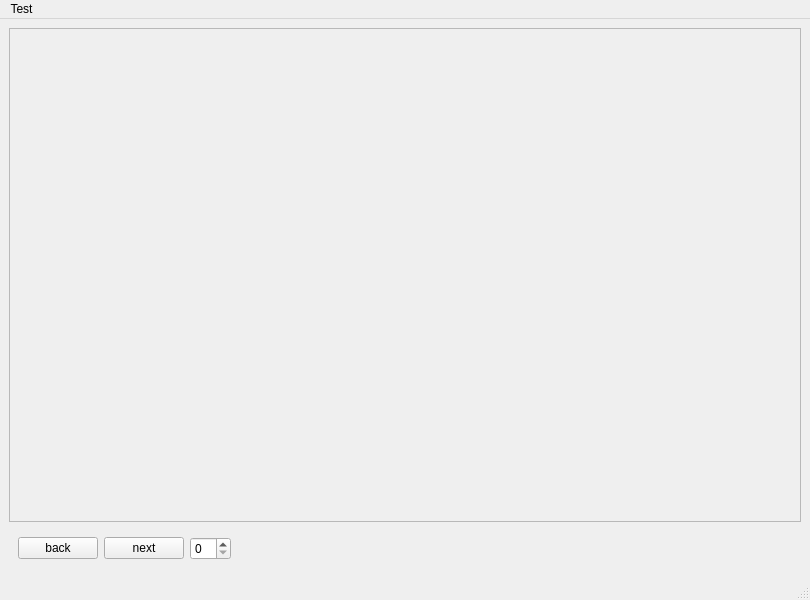
<?xml version="1.0" encoding="UTF-8"?>
<ui version="4.0">
 <class>MainWindow</class>
 <widget class="QMainWindow" name="MainWindow">
  <property name="geometry">
   <rect>
    <x>0</x>
    <y>0</y>
    <width>810</width>
    <height>600</height>
   </rect>
  </property>
  <property name="windowTitle">
   <string>MainWindow</string>
  </property>
  <widget class="QWidget" name="centralwidget">
   <layout class="QVBoxLayout" name="verticalLayout">
    <item>
     <widget class="QScrollArea" name="scrollArea">
      <property name="widgetResizable">
       <bool>true</bool>
      </property>
      <widget class="QWidget" name="scrollAreaWidgetContents">
       <property name="geometry">
        <rect>
         <x>0</x>
         <y>0</y>
         <width>790</width>
         <height>482</height>
        </rect>
       </property>
       <zorder>spinBox</zorder>
       <zorder>widget</zorder>
      </widget>
     </widget>
    </item>
    <item>
     <widget class="QWidget" name="widget" native="true">
      <layout class="QHBoxLayout" name="horizontalLayout">
       <item>
        <widget class="QPushButton" name="backButton">
         <property name="sizePolicy">
          <sizepolicy hsizetype="Fixed" vsizetype="Fixed">
           <horstretch>0</horstretch>
           <verstretch>0</verstretch>
          </sizepolicy>
         </property>
         <property name="text">
          <string>back</string>
         </property>
        </widget>
       </item>
       <item>
        <widget class="QPushButton" name="nextButton">
         <property name="sizePolicy">
          <sizepolicy hsizetype="Fixed" vsizetype="Fixed">
           <horstretch>0</horstretch>
           <verstretch>0</verstretch>
          </sizepolicy>
         </property>
         <property name="text">
          <string>next</string>
         </property>
        </widget>
       </item>
       <item>
        <widget class="QSpinBox" name="spinBox">
         <property name="sizePolicy">
          <sizepolicy hsizetype="Fixed" vsizetype="Fixed">
           <horstretch>0</horstretch>
           <verstretch>0</verstretch>
          </sizepolicy>
         </property>
        </widget>
       </item>
       <item>
        <widget class="QWidget" name="widget_2" native="true">
         <zorder>backButton</zorder>
         <zorder>scrollArea</zorder>
        </widget>
       </item>
      </layout>
     </widget>
    </item>
   </layout>
  </widget>
  <widget class="QMenuBar" name="menubar">
   <property name="geometry">
    <rect>
     <x>0</x>
     <y>0</y>
     <width>810</width>
     <height>25</height>
    </rect>
   </property>
   <widget class="QMenu" name="menuTest">
    <property name="title">
     <string>Test</string>
    </property>
   </widget>
   <addaction name="menuTest"/>
  </widget>
  <widget class="QStatusBar" name="statusbar"/>
 </widget>
 <resources/>
 <connections/>
</ui>
